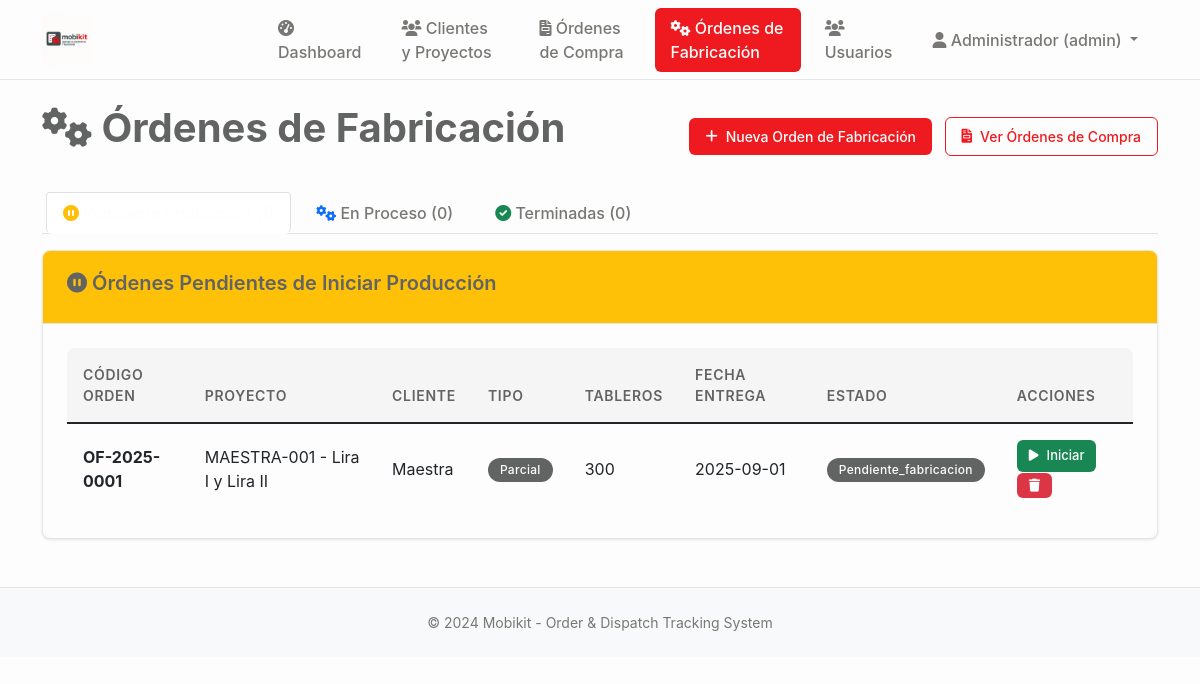
Page /ordenes_fabricacion (signed in) on the earlier database version.
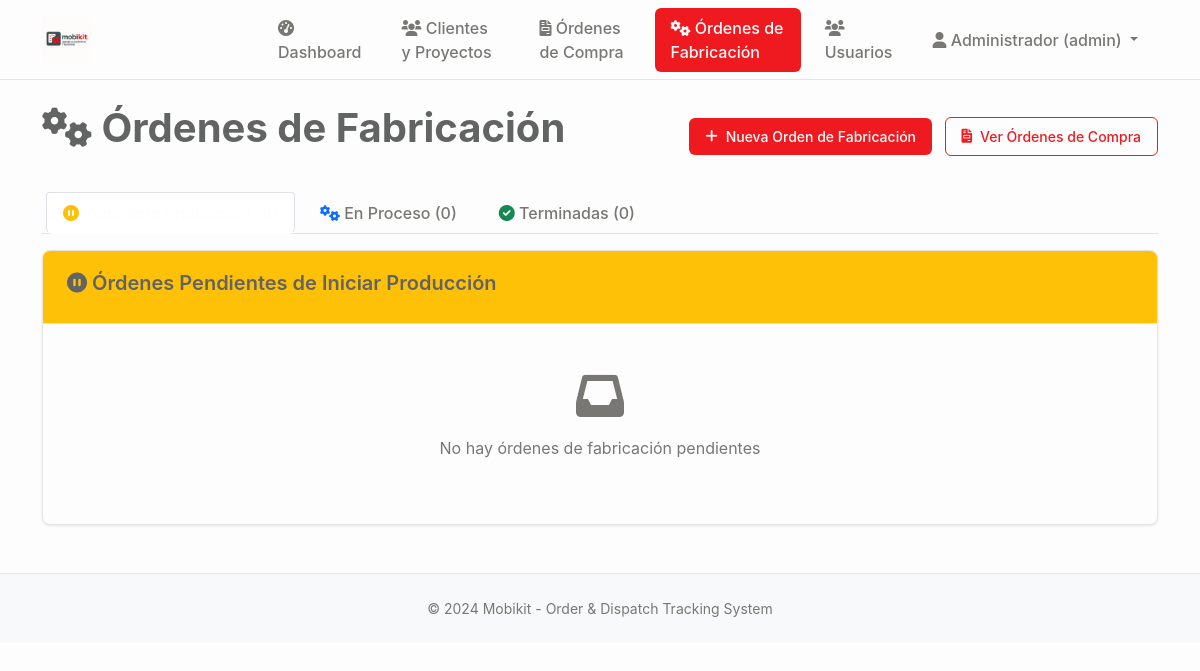
Same page on the later database version.
### tables this page shows
CREATE TABLE ordenes_fabricacion (
                id INTEGER PRIMARY KEY AUTOINCREMENT,
                codigo_orden TEXT UNIQUE NOT NULL,
                proyecto_id INTEGER NOT NULL,
                tipo_orden TEXT DEFAULT 'parcial' CHECK (tipo_orden IN ('parcial', 'total')),
                fecha_entrega_estimada DATE NOT NULL,
                cantidad_tableros INTEGER NOT NULL,
                estado TEXT DEFAULT 'pendiente_fabricacion' CHECK (estado IN (
                    'pendiente_fabricacion', 'aprobado_diseño', 'enviado_produccion', 
                    'seccionado', 'enchapando', 'mecanizado', 'listo_embalaje', 
                    'embalando', 'listo_despacho', 'despachado'
                )),
                prioridad TEXT DEFAULT 'media' CHECK (prioridad IN ('baja', 'media', 'alta', 'urgente')),
                observaciones TEXT,
                fecha_inicio DATE,
                fecha_entrega_real DATE,
                created_at TIMESTAMP DEFAULT CURRENT_TIMESTAMP,
                updated_at TIMESTAMP DEFAULT CURRENT_TIMESTAMP,
                FOREIGN KEY (proyecto_id) REFERENCES proyectos (id) ON DELETE CASCADE
            );

CREATE TABLE proyectos (
                id INTEGER PRIMARY KEY AUTOINCREMENT,
                codigo TEXT UNIQUE NOT NULL,
                nombre TEXT NOT NULL,
                cliente_id INTEGER NOT NULL,
                descripcion TEXT,
                estado TEXT DEFAULT 'en_desarrollo' CHECK (estado IN ('en_desarrollo', 'aprobado_produccion', 'seccionado', 'enchapado', 'mecanizado', 'produccion_completa', 'embalando', 'listo_despacho', 'entregado', 'cancelado')),
                prioridad TEXT DEFAULT 'media' CHECK (prioridad IN ('baja', 'media', 'alta', 'urgente')),
                fecha_inicio DATE,
                fecha_entrega DATE,
                fecha_entrega_real DATE,
                diseñador_id INTEGER,
                supervisor_id INTEGER,
                presupuesto DECIMAL(12,2),
                costo_real DECIMAL(12,2),
                observaciones TEXT,
                created_at TIMESTAMP DEFAULT CURRENT_TIMESTAMP,
                updated_at TIMESTAMP DEFAULT CURRENT_TIMESTAMP, adjudicacion_tipo TEXT DEFAULT "orden_compra" CHECK (adjudicacion_tipo IN ("contrato", "orden_compra")), monto_neto DECIMAL(12,2), estado_proyecto TEXT DEFAULT "pendiente_presupuesto", monto_neto_provision DECIMAL(12,2), monto_neto_instalacion DECIMAL(12,2), fecha_estimada_inicio DATE, archivado BOOLEAN DEFAULT FALSE,
                FOREIGN KEY (cliente_id) REFERENCES clientes (id),
                FOREIGN KEY (diseñador_id) REFERENCES usuarios (id),
                FOREIGN KEY (supervisor_id) REFERENCES usuarios (id)
            );

CREATE TABLE clientes (
    id INTEGER PRIMARY KEY AUTOINCREMENT,
    nombre TEXT NOT NULL,
    rut TEXT UNIQUE,
    email TEXT,
    telefono TEXT,
    direccion TEXT,
    ciudad TEXT,
    region TEXT,
    contacto_principal TEXT,
    observaciones TEXT,
    activo BOOLEAN DEFAULT TRUE,
    created_at TIMESTAMP DEFAULT CURRENT_TIMESTAMP,
    updated_at TIMESTAMP DEFAULT CURRENT_TIMESTAMP
);

### main.py (the view)
@app.route('/ordenes_fabricacion')
@login_required
def ordenes_fabricacion():
    conn = sqlite3.connect('mobikit.db')
    cursor = conn.cursor()
    cursor.execute('''
        SELECT of.id, of.codigo_orden, of.tipo_orden, of.fecha_entrega_estimada,
               of.cantidad_tableros, of.estado, of.observaciones,
               p.codigo as proyecto_codigo, p.nombre as proyecto_nombre,
               c.nombre as cliente_nombre, of.fecha_entrega_real
        FROM ordenes_fabricacion of
        JOIN proyectos p ON of.proyecto_id = p.id
        LEFT JOIN clientes c ON p.cliente_id = c.id
        WHERE of.estado IN ('pendiente_fabricacion', 'aprobado_diseño')
        ORDER BY of.fecha_entrega_estimada ASC
    ''')
    fabricacion_pendientes = cursor.fetchall()
    cursor.execute('''
        SELECT of.id, of.codigo_orden, of.tipo_orden, of.fecha_entrega_estimada,
               of.cantidad_tableros, of.estado, of.observaciones,
               p.codigo as proyecto_codigo, p.nombre as proyecto_nombre,
               c.nombre as cliente_nombre, of.fecha_entrega_real
        FROM ordenes_fabricacion of
        JOIN proyectos p ON of.proyecto_id = p.id
        LEFT JOIN clientes c ON p.cliente_id = c.id
        WHERE of.estado IN ('enviado_produccion', 'seccionado', 'enchapando', 'mecanizado', 'listo_embalaje')
        ORDER BY of.fecha_entrega_estimada ASC
    ''')
    fabricacion_proceso = cursor.fetchall()
    cursor.execute('''
        SELECT of.id, of.codigo_orden, of.tipo_orden, of.fecha_entrega_estimada,
               of.cantidad_tableros, of.estado, of.observaciones,
               p.codigo as proyecto_codigo, p.nombre as proyecto_nombre,
               c.nombre as cliente_nombre, of.fecha_entrega_real
        FROM ordenes_fabricacion of
        JOIN proyectos p ON of.proyecto_id = p.id
        LEFT JOIN clientes c ON p.cliente_id = c.id
        WHERE of.estado IN ('embalando', 'listo_despacho', 'despachado')
        ORDER BY of.fecha_entrega_real DESC
        LIMIT 20
    ''')
    fabricacion_terminadas = cursor.fetchall()
    conn.close()
    return render_template('ordenes_fabricacion.html',
                           fabricacion_pendientes=fabricacion_pendientes,
                           fabricacion_proceso=fabricacion_proceso,
                           fabricacion_terminadas=fabricacion_terminadas)

### templates/ordenes_fabricacion.html (shortened to what this page needs)
{% extends "base.html" %}
{% block content %}
<div class="d-flex justify-content-between align-items-center mb-4">
    <h1><i class="fas fa-cogs"></i> Órdenes de Fabricación</h1>
    <div>
        {% if session.user_role in ['admin', 'general', 'operación'] %}
        <button type="button" class="btn btn-primary me-2" data-bs-toggle="modal" data-bs-target="#nuevaOrdenFabricacionModal">
            <i class="fas fa-plus"></i> Nueva Orden de Fabricación
        </button>
        {% endif %}
        <a href="{{ url_for('ordenes_compra') }}" class="btn btn-outline-primary">
            <i class="fas fa-file-invoice"></i> Ver Órdenes de Compra
        </a>
    </div>
</div>
<ul class="nav nav-tabs" id="fabricacionTab" role="tablist">
    <li class="nav-item" role="presentation">
        <button class="nav-link active" id="pendientes-fab-tab" data-bs-toggle="tab" data-bs-target="#pendientes-fab" type="button" role="tab">
            <i class="fas fa-pause-circle text-warning"></i> Pendiente Producción ({{ fabricacion_pendientes|length }})
        </button>
    </li>
    <li class="nav-item" role="presentation">
        <button class="nav-link" id="proceso-fab-tab" data-bs-toggle="tab" data-bs-target="#proceso-fab" type="button" role="tab">
            <i class="fas fa-cogs text-primary"></i> En Proceso ({{ fabricacion_proceso|length }})
        </button>
    </li>
    <li class="nav-item" role="presentation">
        <button class="nav-link" id="terminadas-fab-tab" data-bs-toggle="tab" data-bs-target="#terminadas-fab" type="button" role="tab">
            <i class="fas fa-check-circle text-success"></i> Terminadas ({{ fabricacion_terminadas|length }})
        </button>
    </li>
</ul>
<div class="tab-content" id="fabricacionTabContent">
    <div class="tab-pane fade show active" id="pendientes-fab" role="tabpanel">
        <div class="card mt-3">
            <div class="card-header bg-warning text-dark">
                <h5><i class="fas fa-pause-circle"></i> Órdenes Pendientes de Iniciar Producción</h5>
            </div>
            <div class="card-body">
                {% if fabricacion_pendientes %}
                <div class="table-responsive">
                    <table class="table table-hover">
                        <thead>
                            <tr>
                                <th>Código Orden</th>
                                <th>Proyecto</th>
                                <th>Cliente</th>
                                <th>Tipo</th>
                                <th>Tableros</th>
                                <th>Fecha Entrega</th>
                                <th>Estado</th>
                                <th>Acciones</th>
                            </tr>
                        </thead>
                        <tbody>
                            {% for orden in fabricacion_pendientes %}
                            <tr>
                                <td><strong>{{ orden[1] }}</strong></td>
                                <td>
                                    <div>{{ orden[7] }} - {{ orden[8] }}</div>
                                </td>
                                <td>{{ orden[9] or 'Sin cliente' }}</td>
                                <td>
                                    <span class="badge bg-info">{{ orden[2].title() }}</span>
                                </td>
                                <td>{{ orden[4] }}</td>
                                <td>{{ orden[3] }}</td>
                                <td>
                                    {% if orden[5] == 'pendiente' %}
                                            <span class="badge bg-warning">Pendiente</span>
                                        {% elif orden[5] == 'aprobado_produccion' %}
                                            <span class="badge bg-info">Aprobado Producción</span>
                                        {% elif orden[5] == 'seccionado' %}
                                            <span class="badge bg-secondary">Seccionado</span>
                                        {% elif orden[5] == 'enchapado' %}
                                            <span class="badge bg-info">Enchapado</span>
                                        {% elif orden[5] == 'mecanizado' %}
                                            <span class="badge bg-primary">Mecanizado</span>
                                        {% elif orden[5] == 'produccion_completa' %}
                                            <span class="badge bg-success">Producción Completa</span>
                                        {% elif orden[5] == 'embalando' %}
                                            <span class="badge bg-warning">Embalando</span>
                                        {% elif orden[5] == 'listo_despacho' %}
                                            <span class="badge bg-danger">Listo Despacho</span>
                                        {% elif orden[5] == 'entregado' %}
                                            <span class="badge bg-dark">Entregado</span>
                                        {% else %}
                                            <span class="badge bg-secondary">{{ orden[5]|title }}</span>
                                        {% endif %}
                                </td>
                                <td>
                                    {% if session.user_role in ['admin', 'general', 'operación'] %}
                                    <button class="btn btn-sm btn-success" onclick="iniciarFabricacion({{ orden[0] }})">
                                        <i class="fas fa-play"></i> Iniciar
                                    </button>
                                    <button class="btn btn-sm btn-danger" onclick="eliminarOrdenFabricacion({{ orden[0] }})">
                                        <i class="fas fa-trash"></i>
                                    </button>
                                    {% endif %}
                                </td>
                            </tr>
                            {% endfor %}
                        </tbody>
                    </table>
                </div>
                {% else %}
                <div class="text-center py-4">
                    <i class="fas fa-inbox fa-3x text-muted mb-3"></i>
                    <p class="text-muted">No hay órdenes de fabricación pendientes</p>
                </div>
                {% endif %}
            </div>
        </div>
    </div>
</div>
{% endblock %}

### templates/base.html (shortened to what this page needs)
<!DOCTYPE html>
<html lang="es">
<head>
    <link href="https://cdn.jsdelivr.net/npm/bootstrap@5.1.3/dist/css/bootstrap.min.css" rel="stylesheet">
    <link href="https://cdnjs.cloudflare.com/ajax/libs/font-awesome/6.0.0/css/all.min.css" rel="stylesheet">
    <link href="{{ url_for('static', filename='css/style.css') }}" rel="stylesheet">
</head>
<body>
    <nav class="navbar navbar-expand-lg navbar-dark bg-primary">
        <div class="container">
            <a class="navbar-brand" href="{{ url_for('dashboard') }}">
                <img src="{{ url_for('static', filename='img/mobikit-logo.png') }}" alt="Mobikit Logo" style="height: 60px; width: auto; object-fit: contain; max-width: 200px;">
            </a>
            {% if session.user_id %}
            <div class="collapse navbar-collapse" id="navbarNav">
                <ul class="navbar-nav me-auto">
                    <li class="nav-item">
                        <a class="nav-link" href="{{ url_for('dashboard') }}">
                            <i class="fas fa-tachometer-alt"></i> Dashboard
                        </a>
                    </li>
                    <li class="nav-item">
                        <a class="nav-link" href="{{ url_for('clientes') }}">
                            <i class="fas fa-users"></i> Clientes y Proyectos
                        </a>
                    </li>
                    <li class="nav-item">
                        <a class="nav-link {% if request.endpoint == 'ordenes_compra' %}active{% endif %}" href="{{ url_for('ordenes_compra') }}">
                            <i class="fas fa-file-invoice"></i> Órdenes de Compra
                        </a>
                    </li>
                    <li class="nav-item">
                        <a class="nav-link {% if request.endpoint == 'ordenes_fabricacion' %}active{% endif %}" href="{{ url_for('ordenes_fabricacion') }}">
                            <i class="fas fa-cogs"></i> Órdenes de Fabricación
                        </a>
                    </li>
                    {% if session.user_role == 'admin' %}
                    <li class="nav-item">
                        <a class="nav-link" href="{{ url_for('usuarios') }}">
                            <i class="fas fa-users"></i> Usuarios
                        </a>
                    </li>
                    {% endif %}
                </ul>
                <ul class="navbar-nav">
                    <li class="nav-item dropdown">
                        <a class="nav-link dropdown-toggle" href="#" id="navbarDropdown" role="button" data-bs-toggle="dropdown">
                            <i class="fas fa-user"></i> {{ session.user_name }} ({{ session.user_role }})
                        </a>
                    </li>
                </ul>
            </div>
            {% endif %}
        </div>
    </nav>
    <main class="container mt-4">
        {% block content %}{% endblock %}
    </main>
    <footer class="bg-light mt-5 py-4">
        <div class="container text-center">
            <p class="mb-0">&copy; 2024 Mobikit - Order & Dispatch Tracking System</p>
        </div>
    </footer>
</body>
</html>

Differences in the rows shown:
removed ordenes_fabricacion: codigo_orden "OF-2025-0001", codigo "MAESTRA-001", nombre "Lira I y Lira II", nombre "Maestra", tipo_orden "Parcial", cantidad_tableros "300", fecha_entrega_estimada "2025-09-01", estado "Pendiente_fabricacion"
Other differences:
text no longer shown: "CÓDIGO ORDEN PROYECTO CLIENTE TIPO TABLEROS FECHA ENTREGA ESTADO ACCIONES"
text now shown: "No hay órdenes de fabricación pendientes"
